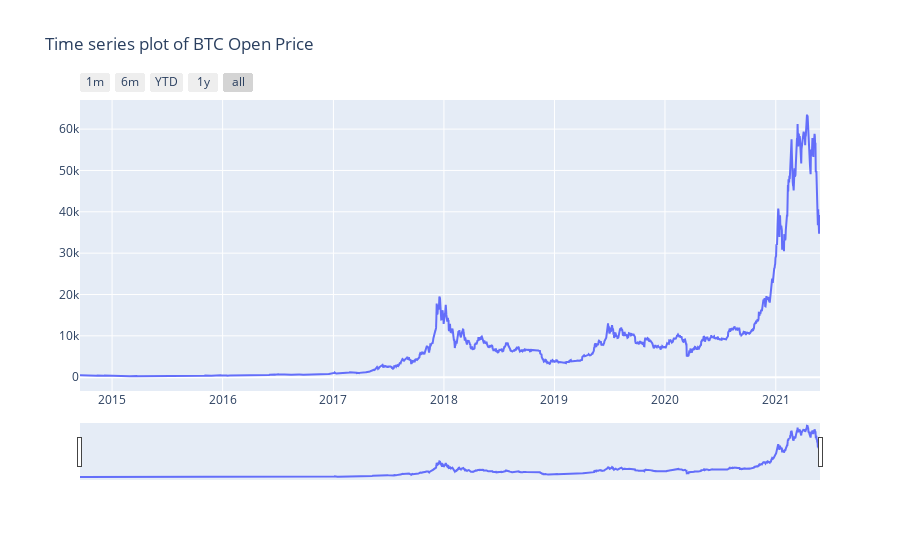

Source (notebook cell):
### Code cell
# plot the open price

x = df["ds"]
y = df["y"]

fig = go.Figure()

fig.add_trace(go.Scatter(x=x, y=y))

# Set title
fig.update_layout(
    title_text="Time series plot of BTC Open Price",
)

fig.update_layout(
    xaxis=dict(
        rangeselector=dict(
            buttons=list(
                [
                    dict(count=1, label="1m", step="month", stepmode="backward"),
                    dict(count=6, label="6m", step="month", stepmode="backward"),
                    dict(count=1, label="YTD", step="year", stepmode="todate"),
                    dict(count=1, label="1y", step="year", stepmode="backward"),
                    dict(step="all"),
                ]
            )
        ),
        rangeslider=dict(visible=True),
        type="date",
    )
)

### Figure 1 — Plotly figure (JSON) as saved in the notebook; plotly's stock layout.template omitted (floating-point values rounded to 4 significant figures; data arrays with more than 128 entries replaced by an {"elided": "..."} marker saying what was removed)
{"data": [{"type": "scatter", "x": {"elided": "2441 str values"}, "y": {"elided": "2441 float values"}}], "layout": {"title": {"text": "Time series plot of BTC Open Price"}, "xaxis": {"rangeselector": {"buttons": [{"count": 1, "label": "1m", "step": "month", "stepmode": "backward"}, {"count": 6, "label": "6m", "step": "month", "stepmode": "backward"}, {"count": 1, "label": "YTD", "step": "year", "stepmode": "todate"}, {"count": 1, "label": "1y", "step": "year", "stepmode": "backward"}, {"step": "all"}]}, "rangeslider": {"visible": true}, "type": "date"}}}
